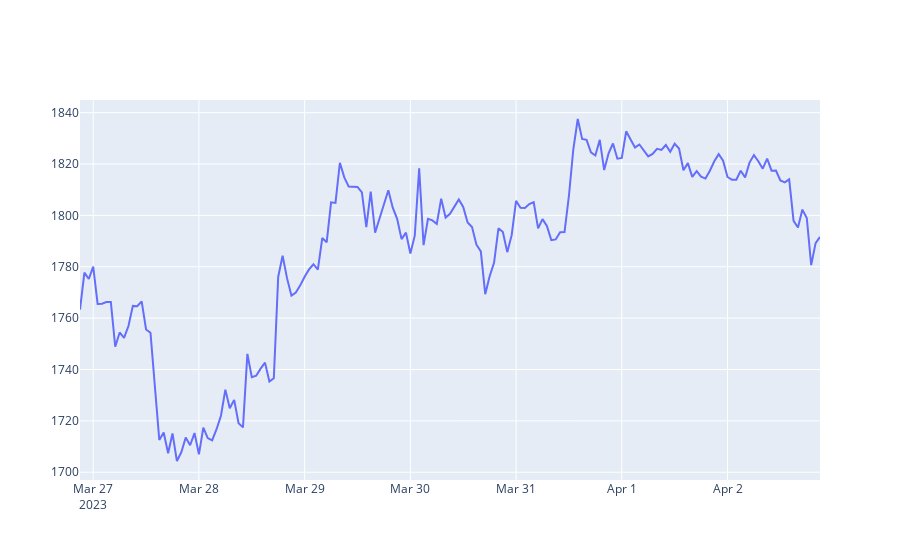
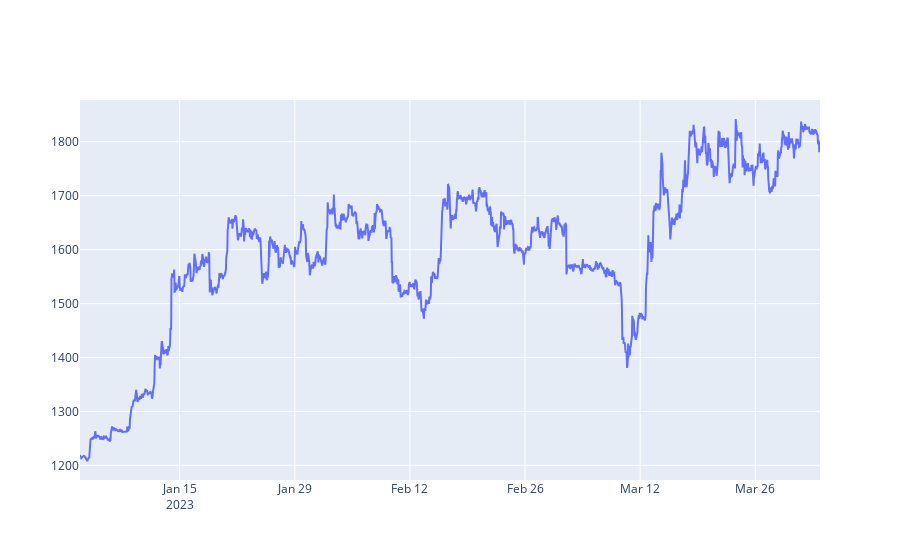

Write notebook code for charts like these, in order.
### Code cell
from plotly.offline import init_notebook_mode, iplot
init_notebook_mode(connected=True)

def getLine(df_input):
    x = df_input.index
    y = df_input.values
    fig = go.Figure(data=go.Scatter(x = x, y = y))
    fig.show()
    
#------------------------------------------------

#( getLine(getRates('ETH-USD',  '1d',  '1h')) )
( getLine(getRates('ETH-USD',  '1wk',  '1h')) )
( getLine(getRates('ETH-USD',  '3mo',  '1h')) )
#( getLine(getRates('ETH-USD',  '3y',  '1d')) )

### Figure 1 — Plotly figure (JSON) as saved in the notebook; plotly's stock layout.template omitted (floating-point values rounded to 4 significant figures; data arrays with more than 128 entries replaced by an {"elided": "..."} marker saying what was removed)
{"data": [{"x": {"elided": "169 str values"}, "y": {"elided": "169 float values"}, "type": "scatter"}], "layout": {"xaxis": {"type": "date", "range": ["2023-03-26 21:00", "2023-04-02 21:00"], "autorange": true}, "yaxis": {"type": "linear", "range": [1697.0, 1845.0], "autorange": true}, "autosize": true}}

### Figure 2 — Plotly figure (JSON) as saved in the notebook; plotly's stock layout.template omitted (floating-point values rounded to 4 significant figures; data arrays with more than 128 entries replaced by an {"elided": "..."} marker saying what was removed)
{"data": [{"x": {"elided": "2161 str values"}, "y": {"elided": "2161 float values"}, "type": "scatter"}], "layout": {"xaxis": {"type": "date", "range": ["2023-01-02 21:00", "2023-04-02 21:00"], "autorange": true}, "yaxis": {"type": "linear", "range": [1173.0, 1877.0], "autorange": true}, "autosize": true}}
